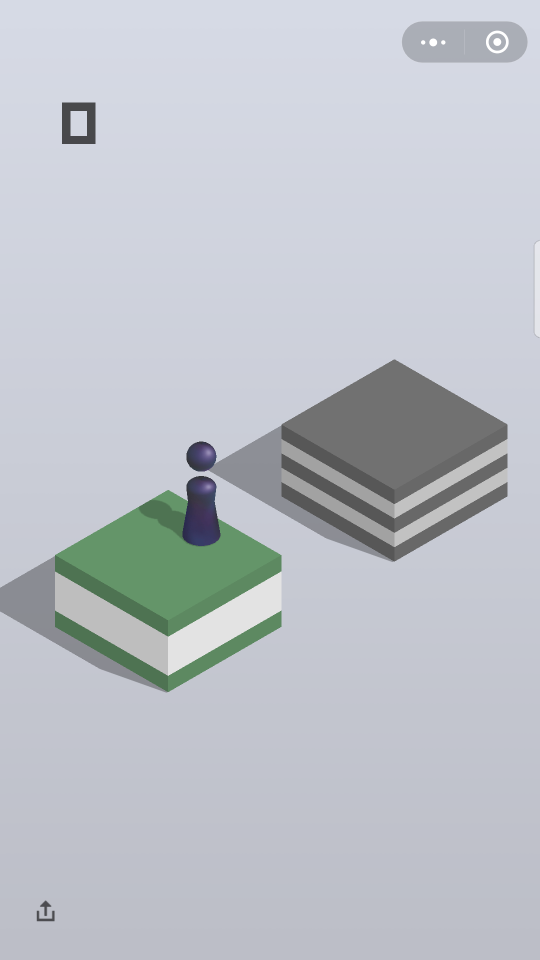
#> input picture state.png, 1080 x 1920 px, found by its file name (shown at 1/2 size)
$ python misc.py
#> lines starting #> are read from the running program, lines starting #| are printed output that depends on the picture
import os
import cv2
import numpy as np
from PIL import Image, ImageDraw
import matplotlib.pyplot as plt

IMG_SIZE = {'h': 1920, 'w':1080}
output_size = 224


def pull_screenshot():
    cmd_scr = 'adb shell screencap -p /sdcard/t1t.png'
    cmd_pull = 'adb pull /sdcard/t1t.png ./state.png'
    os.popen(cmd_scr).close()
    os.popen(cmd_pull).close()
    state = np.array(Image.open('./state.png'))
#> state is the input picture: shape (1920, 1080, 4); mean R, G, B, A 189.7, 194.2, 201.4, 255
    return state


def preprocess(state):
    state = cv2.resize(state, (output_size, int(state.shape[0] * (output_size / state.shape[1]))))
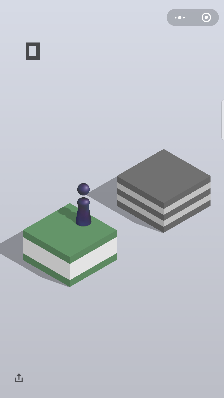
#> state: shape (398, 224, 4); mean of channels 0, 1, 2, 3 189.7, 194.1, 201.3, 255; drawn as R, G, B
    return state[int((state.shape[0] - output_size) * 0.5):int((state.shape[0] + output_size) * 0.5), :, 0:3]  # get rid of alpha chanel
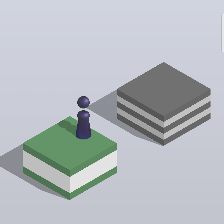
#> returned value: shape (224, 224, 3); mean of channels 0, 1, 2 182.1, 187.7, 192.8; drawn as R, G, B


def press_hold(time, state=None):
    rand = np.random.random_integers(0, 10, [2])
    y, x = int(IMG_SIZE['h'] * 0.82 + rand[0]), int(IMG_SIZE['w'] * 0.5 + rand[1])
    cmd = 'adb shell input swipe {} {} {} {} {}'.format(x, y, x, y, time)
    if state is not None:
        return ImageDraw.Draw(Image.fromarray(state)).ellipse((x - 10, y - 10, x + 10, y + 10), fill=(255, 0, 0))
    # print('hold for', time)
    os.system(cmd)


if __name__ == '__main__':
    img = preprocess(pull_screenshot())
    img = Image.fromarray(img)
    img.save('./test1.png')
    press_hold(20)
    imgplot = plt.imshow(img)
    plt.show()
